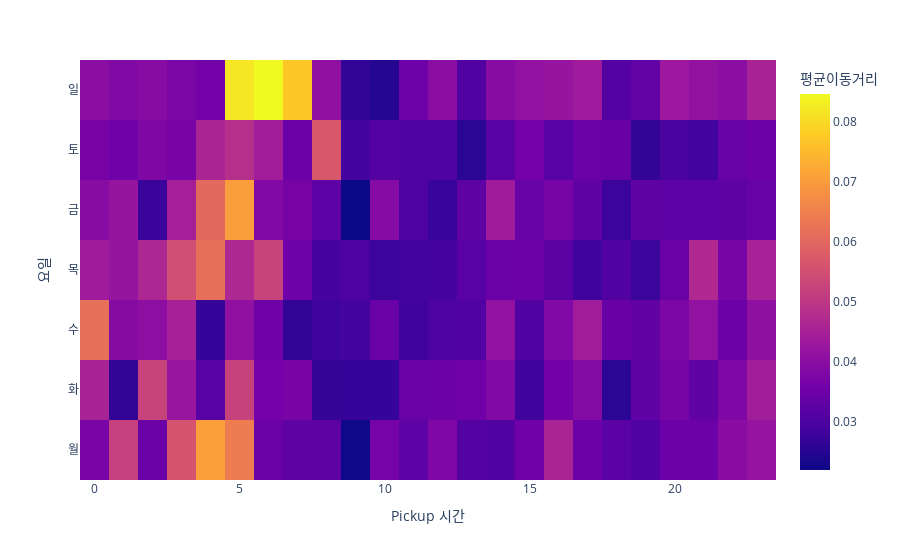

Notebook code cell kept with this figure:
### Code cell
tidydata1 = df_feature.pivot_table(
    index = 'pickup_hour',
    columns = 'dayofweek',
    values = 'dist',
    aggfunc = 'mean'
).stack().reset_index().rename({0:'dist_mean'},axis=1)
dct1={0:'월',1:'화',2:'수',3:'목',4:'금',5:'토',6:'일'}
tidydata1=tidydata1.assign(dayofweek=tidydata1.dayofweek.map(dct1))
fig1 = px.density_heatmap(
    data_frame=tidydata1,
    x='pickup_hour',
    y='dayofweek',
    z='dist_mean',
    nbinsx=24,
    nbinsy=7,
    height=300
)

fig1.update_layout(
    xaxis_title='Pickup 시간',
    yaxis_title='요일',
    coloraxis_colorbar_title='평균이동거리'
)

fig1.show()

### Figure 1 — Plotly figure (JSON) as saved in the notebook; plotly's stock layout.template omitted (floating-point values rounded to 4 significant figures; data arrays with more than 128 entries replaced by an {"elided": "..."} marker saying what was removed)
{"data": [{"coloraxis": "coloraxis", "histfunc": "sum", "hovertemplate": "pickup_hour=%{x}<br>dayofweek=%{y}<br>sum of dist_mean=%{z}<extra></extra>", "name": "", "nbinsx": 24, "nbinsy": 7, "type": "histogram2d", "x": {"elided": "168 int values"}, "xaxis": "x", "xbingroup": "x", "y": {"elided": "168 str values"}, "yaxis": "y", "ybingroup": "y", "z": {"elided": "168 float values"}}], "layout": {"autosize": true, "coloraxis": {"colorbar": {"title": {"text": "평균이동거리"}}, "colorscale": [[0, "#0d0887"], [0.1111, "#46039f"], [0.2222, "#7201a8"], [0.3333, "#9c179e"], [0.4444, "#bd3786"], [0.5556, "#d8576b"], [0.6667, "#ed7953"], [0.7778, "#fb9f3a"], [0.8889, "#fdca26"], [1, "#f0f921"]]}, "legend": {"tracegroupgap": 0}, "margin": {"t": 60}, "xaxis": {"anchor": "y", "autorange": true, "domain": [0, 1], "range": [-0.5, 23.5], "title": {"text": "Pickup 시간"}, "type": "linear"}, "yaxis": {"anchor": "x", "autorange": true, "domain": [0, 1], "range": [-0.5, 6.5], "title": {"text": "요일"}, "type": "category"}}}
